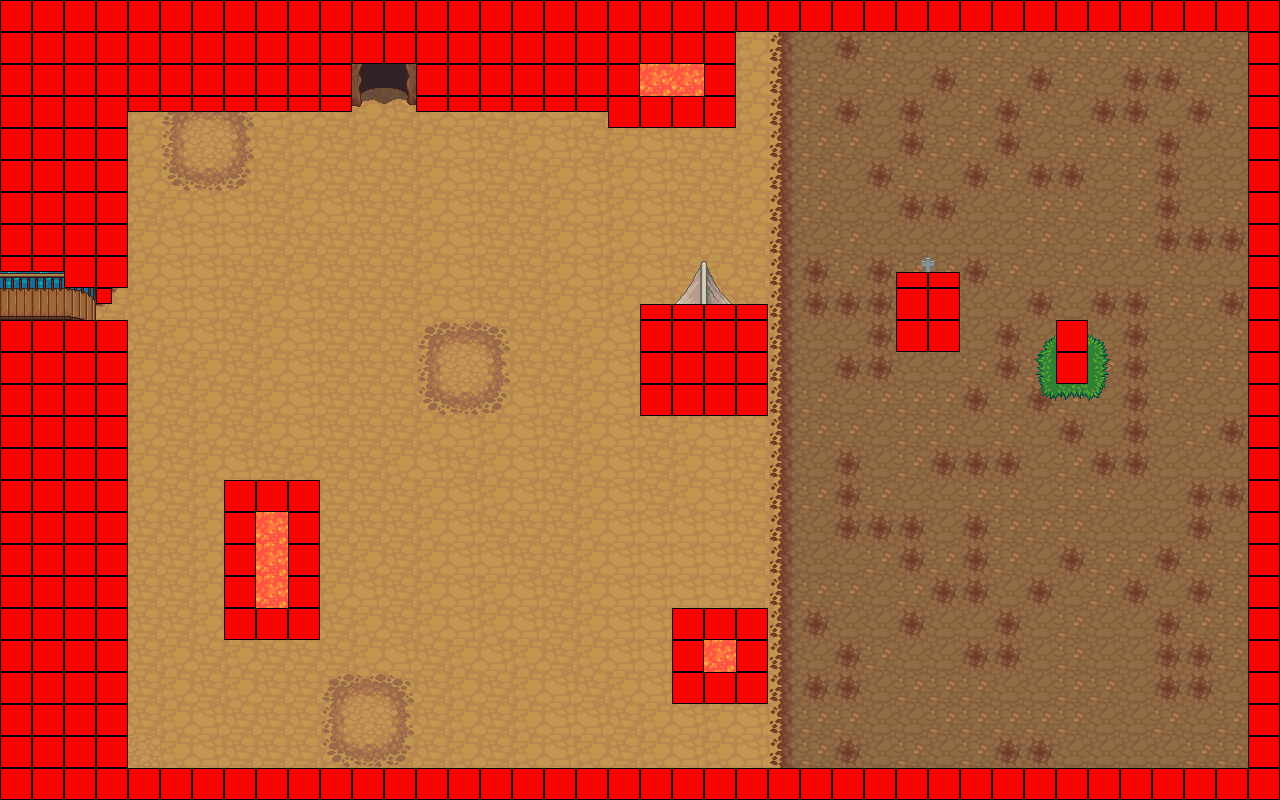

The image is a tile-based game level rendered from a .tmx file. Its description and source (layers, tilesets, objects; grid data summarised) follow:
An orthogonal 40x25 tile map with 32x32 px tiles, 7 tile layers (eau, sol, background, background_2, ...), 5 tilesets and 3 objects (2x changementMap, escalierGauche).

<map version="1.2" tiledversion="1.3.2" orientation="orthogonal" renderorder="right-down" compressionlevel="0" width="40" height="25" tilewidth="32" tileheight="32" infinite="0" nextlayerid="17" nextobjectid="21">
 <tileset firstgid="1" source="base_out_atlas.tsx" />
 <tileset firstgid="1025" source="build_atlas.tsx" />
 <tileset firstgid="2049" source="colision.tsx" />
 <tileset firstgid="2274" source="obj_misk_atlas.tsx" />
 <tileset firstgid="3298" source="terrain_atlas.tsx" />
 <layer id="1" name="eau" width="40" height="25">
  <data>[1000 cells, 1000 non-empty, 4 distinct tile ids]</data>
 </layer>
 <layer id="3" name="sol" width="40" height="25">
  <data>[1000 cells, 925 non-empty, 14 distinct tile ids]</data>
 </layer>
 <layer id="4" name="background" width="40" height="25">
  <data>[1000 cells, 160 non-empty, 41 distinct tile ids]</data>
 </layer>
 <layer id="7" name="background_2" width="40" height="25">
  <data>[1000 cells, 84 non-empty, 37 distinct tile ids]</data>
 </layer>
 <layer id="5" name="overground" width="40" height="25">
  <data>[1000 cells, 11 non-empty, 11 distinct tile ids]</data>
 </layer>
 <layer id="6" name="overground_2" width="40" height="25">
  <data>[1000 cells, 0 non-empty, 0 distinct tile ids]</data>
 </layer>
 <layer id="8" name="logique" width="40" height="25">
  <data>[1000 cells, 287 non-empty, 4 distinct tile ids]</data>
 </layer>
 <objectgroup id="16" name="trigger" width="1" height="1">
  <object id="17" name="Sortie Pont" type="changementMap" x="1" y="259" width="24" height="70">
   <properties>
    <property name="destiMap" value="campagne_ThunderSun.tmx" />
    <property name="destiX" type="int" value="1225" />
    <property name="destiY" type="int" value="300" />
   </properties>
  </object>
  <object id="19" name="Entree Grotte" type="changementMap" x="348" y="65" width="67" height="68">
   <properties>
    <property name="destiMap" value="grotte.tmx" />
    <property name="destiX" type="int" value="270" />
    <property name="destiY" type="int" value="750" />
   </properties>
  </object>
  <object id="20" name="Pont" type="escalierGauche" x="63" y="287" width="33" height="33">
   <properties>
    <property name="destiX" type="int" value="12" />
   </properties>
  </object>
 </objectgroup>
</map>
